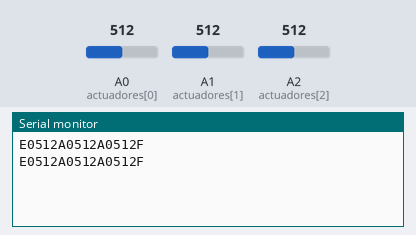
Simulated run of this sketch. Board: Arduino Uno, built with avr-gcc and run on an emulated ATmega328P. On the bench: the last lines printed to the serial monitor. The inputs (shaded band) are chosen by the test bench; at power-on: A0 (actuadores[0]) = 512, A1 (actuadores[1]) = 512, A2 (actuadores[2]) = 512.

Above: at 1.8 s.
1.9 s: A0 (actuadores[0]) set to 716
At 2.8 s:
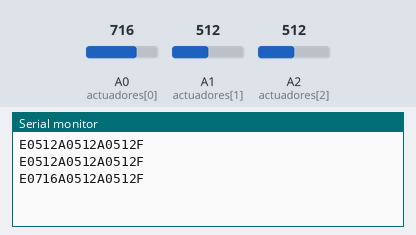
3.4 s: A1 (actuadores[1]) set to 716
At 4.7 s:
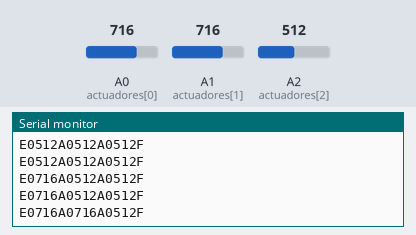
4.9 s: A2 (actuadores[2]) set to 716
At 5.6 s:
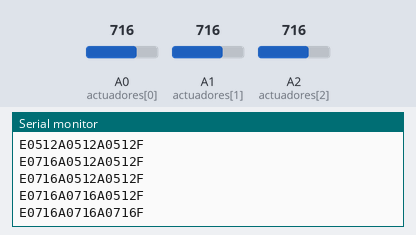
6.4 s: A0 (actuadores[0]) set to 900
At 7.7 s:
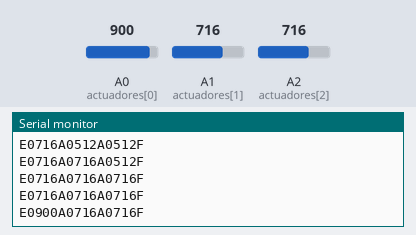
7.9 s: A1 (actuadores[1]) set to 900
At 8.8 s:
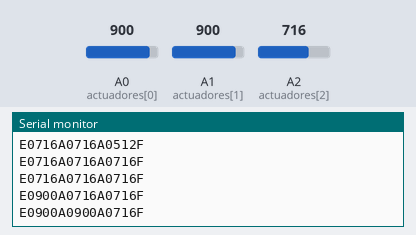
9.4 s: A2 (actuadores[2]) set to 900
At 10.8 s:
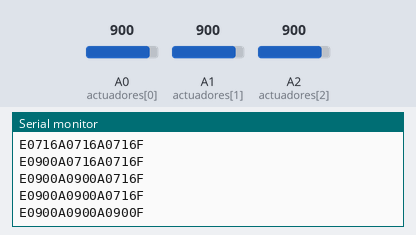
Timing chart, 0 to 11.9 s (numbered marks = the images above; inputs shaded):
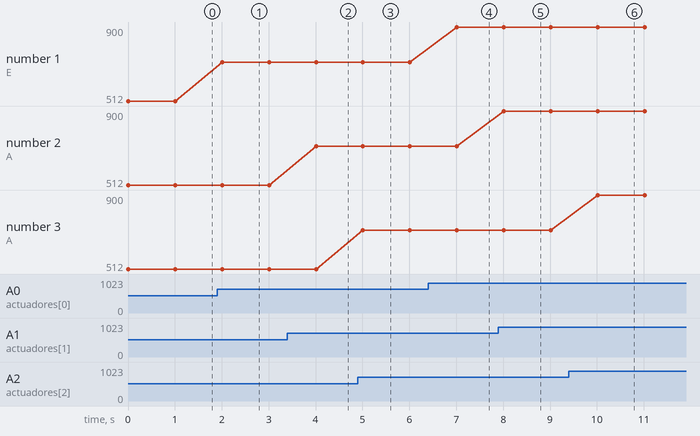

Measured:
- after the input at 1.9 s, the serial monitor: prints a new line after 0.11 s (image 1)
- after the input at 3.4 s, the serial monitor: prints a new line after 0.61 s (image 2)
- after the input at 4.9 s, the serial monitor: prints a new line after 0.11 s (image 3)
- after the input at 6.4 s, the serial monitor: prints a new line after 0.61 s (image 4)
- after the input at 7.9 s, the serial monitor: prints a new line after 0.12 s (image 5)
- after the input at 9.4 s, the serial monitor: prints a new line after 0.62 s (image 6)
- plotted number 1: 512 → 716 after the input at 1.9 s, 716 → 900 after the input at 6.4 s

The sketch:

P_5_AgregarCeros.ino
```cpp
int leds [] = {10, 11, 12};
int actuadores [] = {A0, A1, A2};//potenciometro
//String cadena = "95A240A0";

void setup() {
  // put your setup code here, to run once:
  Serial.begin (9600);
  Serial.setTimeout(100);
}

String cad_aux = "E";
String aux;
char c;
String valorTemporal;

void loop() {
  // put your main code here, to run repeatedly:
  valorTemporal = analogRead (actuadores[0]);
  aux = agregarCeros(valorTemporal.toInt());
  cad_aux += aux + "A";

  valorTemporal = analogRead (actuadores[1]);
  aux = agregarCeros(valorTemporal.toInt());
  cad_aux += aux + "A";

  valorTemporal = analogRead (actuadores[2]);
  aux = agregarCeros(valorTemporal.toInt());
  cad_aux += aux + "F";

  Serial.println(cad_aux);
  cad_aux= "";

  delay(1000);

  cad_aux = "E";
}

String agregarCeros(int numero) {
  String numConCeros;
  numConCeros = String(numero);
  if(numConCeros.length() == 1){
    numConCeros = "000" + numConCeros;
  }else if(numConCeros.length() == 2){
    numConCeros = "00" + numConCeros;
  }else if(numConCeros.length() == 3){
    numConCeros = "0" + numConCeros;
  }
  return numConCeros;
}
```
